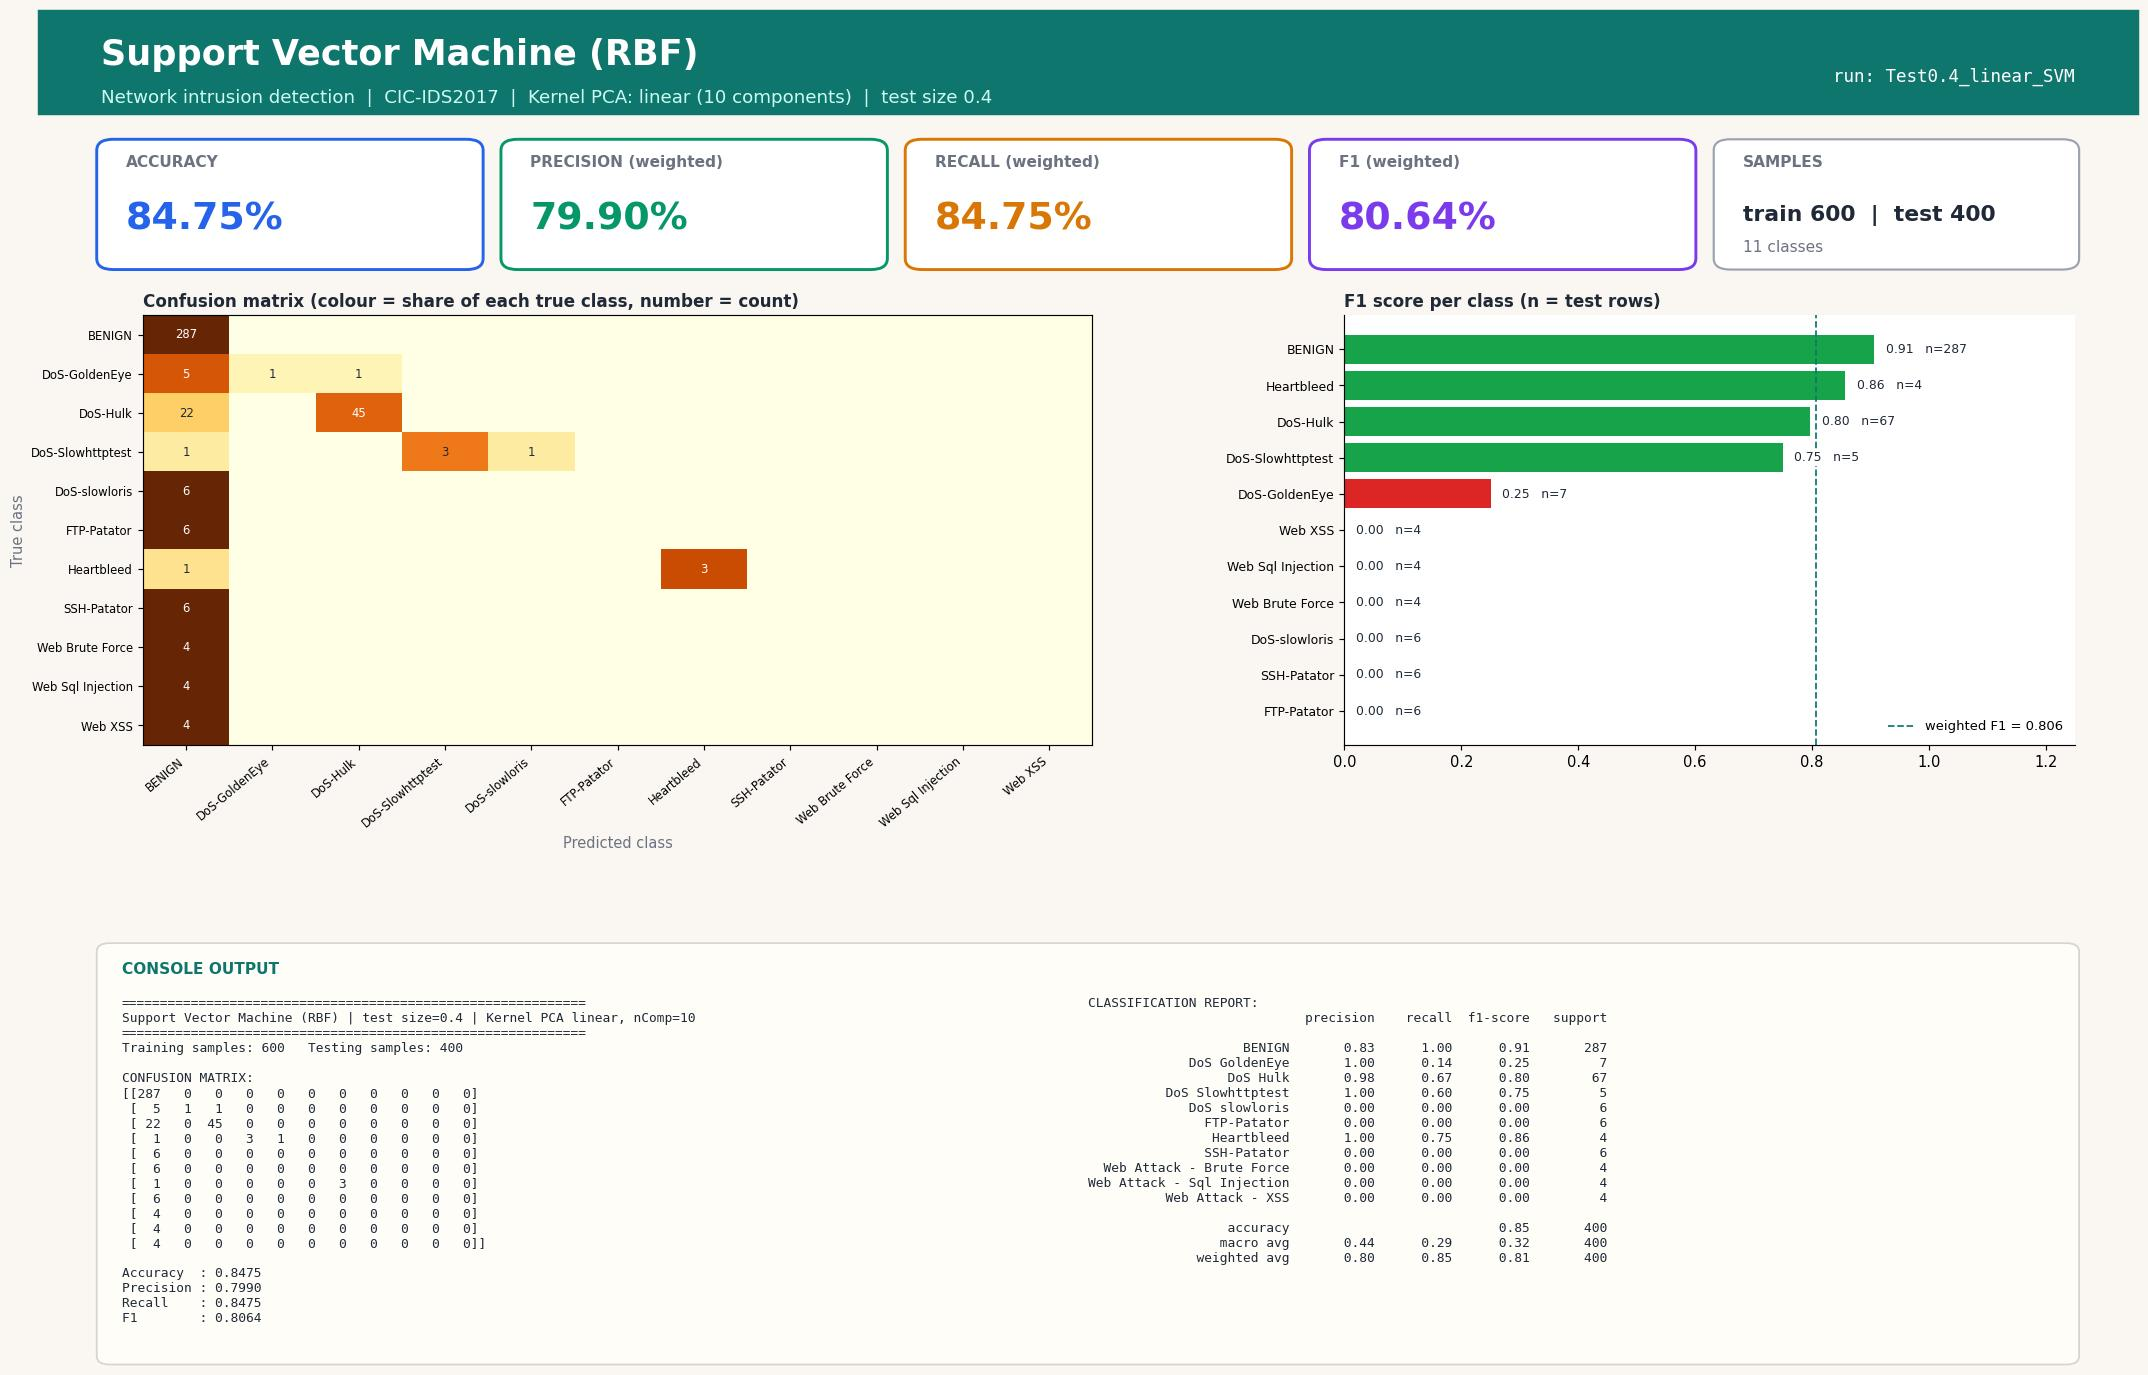

The Python source for this figure:
#!/usr/bin/env python3
"""Support Vector Machine (RBF) | Test size 0.4 | Kernel PCA kernel=linear, n_components=10
CIC-IDS2017 (Tue+Wed+Thu-morning) 1000-row stratified sample.
Run in any IDE (Spyder / VS Code / PyCharm / Jupyter): open the file and press Run, no arguments needed.
Saves next to this file: 'Test0.4_linear_SVM.jpg' - one image with the console output (confusion matrix, metrics, classification report) plus charts."""
import json, os
import numpy as np
import matplotlib.pyplot as plt
from sklearn.decomposition import KernelPCA
from sklearn.svm import SVC
from sklearn.metrics import (accuracy_score, classification_report, confusion_matrix,
                             f1_score, precision_score, recall_score)
from sklearn.model_selection import train_test_split
from sklearn.preprocessing import StandardScaler

TEST_SIZE, KERNEL, N_COMP, ALG, ALG_NAME = 0.4, "linear", 10, "SVM", "Support Vector Machine (RBF)"
try:
    HERE = os.path.dirname(os.path.abspath(__file__))
except NameError:                      # Jupyter / interactive console
    HERE = os.getcwd()
def _find_root():                      # folder that contains data/sample.npz (works from any working directory)
    for p in (HERE, os.path.join(HERE, ".."), os.path.join(HERE, "..", ".."), os.getcwd()):
        if os.path.exists(os.path.join(p, "data", "sample.npz")):
            return os.path.abspath(p)
    raise FileNotFoundError("data/sample.npz not found - run prepare_data.py or keep the repo folder structure")
ROOT = _find_root()
tag = f"Test{TEST_SIZE}_{KERNEL}_{ALG}"

# 1. LOAD cached, cleaned sample (see prepare_data.py)
d = np.load(os.path.join(ROOT, "data", "sample.npz"), allow_pickle=True)
X, y, class_names = d["X"], d["y"], [str(c).replace("�", "-") for c in d["classes"]]

# 2. SPLIT
X_train, X_test, y_train, y_test = train_test_split(
    X, y, test_size=TEST_SIZE, random_state=42, stratify=y)

# 3. SCALE (fit on train only)
scaler = StandardScaler()
X_train = scaler.fit_transform(X_train); X_test = scaler.transform(X_test)

# 4. DIMENSIONALITY REDUCTION: Kernel PCA (fit on train only; gamma = sklearn default 1/n_features)
kpca = KernelPCA(n_components=N_COMP, kernel=KERNEL, random_state=0)
X_train = kpca.fit_transform(X_train); X_test = kpca.transform(X_test)

# 5. CLASSIFIER
classifier = SVC(kernel="rbf", C=1.0, gamma="scale", random_state=0)
classifier.fit(X_train, y_train)
y_pred = classifier.predict(X_test)

# 6. METRICS
labels = np.arange(len(class_names))
cm = confusion_matrix(y_test, y_pred, labels=labels)
res = dict(test_size=TEST_SIZE, kernel=KERNEL, n_components=N_COMP, algorithm=ALG, model=ALG_NAME,
           n_train=int(len(y_train)), n_test=int(len(y_test)),
           accuracy=accuracy_score(y_test, y_pred),
           precision=precision_score(y_test, y_pred, average="weighted", zero_division=0),
           recall=recall_score(y_test, y_pred, average="weighted", zero_division=0),
           f1=f1_score(y_test, y_pred, average="weighted", zero_division=0))
report = classification_report(y_test, y_pred, labels=labels, target_names=class_names, zero_division=0)
lines = ["=" * 60, f"{ALG_NAME} | test size={TEST_SIZE} | Kernel PCA {KERNEL}, nComp={N_COMP}", "=" * 60,
         f"Training samples: {len(y_train)}   Testing samples: {len(y_test)}", "", "CONFUSION MATRIX:", np.array2string(cm), ""]
for k in ("accuracy", "precision", "recall", "f1"): lines.append(f"{k.capitalize():10s}: {res[k]:.4f}")
lines += ["", "CLASSIFICATION REPORT:", report]
console_output = "\n".join(lines); print(console_output)

# 7. VISUAL OUTPUT: ONE report-style image (banner, KPI cards, charts, console output) - real results only
from matplotlib.patches import FancyBboxPatch, Rectangle
short = [c.replace("Web Attack - ", "Web ").replace("DoS ", "DoS-") for c in class_names]
rep = classification_report(y_test, y_pred, labels=labels, target_names=class_names, zero_division=0, output_dict=True)
cmn = cm / np.maximum(cm.sum(axis=1, keepdims=True), 1)          # row-normalised = per-class recall
INK, MUTED, BG, ACC = "#1f2937", "#6b7280", "#faf7f2", "#0f766e"
fig = plt.figure(figsize=(20, 13.2), dpi=105, facecolor=BG)
fig.add_artist(Rectangle((0, 0.925), 1, 0.075, transform=fig.transFigure, color=ACC, zorder=0))
fig.text(0.03, 0.968, f"{ALG_NAME}", fontsize=24, fontweight="bold", color="white", va="center")
fig.text(0.03, 0.937, f"Network intrusion detection  |  CIC-IDS2017  |  Kernel PCA: {KERNEL} ({N_COMP} components)  |  test size {TEST_SIZE}",
         fontsize=12.5, color="#ccfbf1", va="center")
fig.text(0.97, 0.952, f"run: {tag}", fontsize=12, color="white", ha="right", va="center", family="monospace")

# KPI cards
cards = [("ACCURACY", res["accuracy"], "#2563eb"), ("PRECISION (weighted)", res["precision"], "#059669"),
         ("RECALL (weighted)", res["recall"], "#d97706"), ("F1 (weighted)", res["f1"], "#7c3aed")]
for i, (lab, v, col) in enumerate(cards):
    x0 = 0.03 + i * 0.1925
    fig.add_artist(FancyBboxPatch((x0, 0.815), 0.18, 0.09, boxstyle="round,pad=0.002,rounding_size=0.008", transform=fig.transFigure,
                                  facecolor="white", edgecolor=col, linewidth=2))
    fig.text(x0 + 0.012, 0.887, lab, fontsize=10.5, color=MUTED, fontweight="bold")
    fig.text(x0 + 0.012, 0.842, f"{v * 100:.2f}%", fontsize=26, color=col, fontweight="bold")
fig.add_artist(FancyBboxPatch((0.80, 0.815), 0.17, 0.09, boxstyle="round,pad=0.002,rounding_size=0.008", transform=fig.transFigure,
                              facecolor="white", edgecolor="#9ca3af", linewidth=1.5))
fig.text(0.812, 0.887, "SAMPLES", fontsize=10.5, color=MUTED, fontweight="bold")
fig.text(0.812, 0.848, f"train {res['n_train']}  |  test {res['n_test']}", fontsize=15, color=INK, fontweight="bold")
fig.text(0.812, 0.826, f"{len(class_names)} classes", fontsize=10.5, color=MUTED)

gs = fig.add_gridspec(1, 2, left=0.05, right=0.97, top=0.78, bottom=0.47, wspace=0.30, width_ratios=[1.3, 1])
ax1 = fig.add_subplot(gs[0, 0]); ax2 = fig.add_subplot(gs[0, 1])
for ax in (ax1, ax2): ax.set_facecolor("white")
im = ax1.imshow(cmn, cmap="YlOrBr", vmin=0, vmax=1, aspect="auto")
ax1.set_xticks(labels); ax1.set_yticks(labels); ax1.set_xticklabels(short, rotation=40, ha="right", fontsize=8); ax1.set_yticklabels(short, fontsize=8)
ax1.set_title("Confusion matrix (colour = share of each true class, number = count)", loc="left", fontsize=11.5, color=INK, fontweight="bold")
ax1.set_xlabel("Predicted class", color=MUTED); ax1.set_ylabel("True class", color=MUTED)
for a_ in labels:
    for b_ in labels:
        if cm[a_, b_]: ax1.text(b_, a_, cm[a_, b_], ha="center", va="center", fontsize=8, color="white" if cmn[a_, b_] > 0.6 else INK)
f1s = [rep[c]["f1-score"] for c in class_names]; sup = [int(rep[c]["support"]) for c in class_names]
order = np.argsort(f1s)
cols = ["#dc2626" if f1s[i] < 0.34 else "#f59e0b" if f1s[i] < 0.67 else "#16a34a" for i in order]
ax2.barh(range(len(order)), [f1s[i] for i in order], color=cols)
ax2.set_yticks(range(len(order))); ax2.set_yticklabels([short[i] for i in order], fontsize=8.5); ax2.set_xlim(0, 1.25)
ax2.set_title("F1 score per class (n = test rows)", loc="left", fontsize=11.5, color=INK, fontweight="bold")
for k, i in enumerate(order): ax2.text(f1s[i] + 0.02, k, f"{f1s[i]:.2f}   n={sup[i]}", va="center", fontsize=8.5, color=INK, zorder=5, bbox=dict(facecolor="white", edgecolor="none", pad=1))
for sp in ("top", "right"): ax2.spines[sp].set_visible(False)
ax2.axvline(res["f1"], color=ACC, ls="--", lw=1.2, label=f"weighted F1 = {res['f1']:.3f}"); ax2.legend(loc="lower right", fontsize=9, frameon=False)

# console output panel (same text that is printed to the console)
fig.add_artist(FancyBboxPatch((0.03, 0.025), 0.94, 0.30, boxstyle="round,pad=0.002,rounding_size=0.006", transform=fig.transFigure,
                              facecolor="#fffdf8", edgecolor="#d6d3d1", linewidth=1.2))
fig.text(0.04, 0.305, "CONSOLE OUTPUT", fontsize=10.5, color=ACC, fontweight="bold")
split_at = lines.index("CLASSIFICATION REPORT:")
fig.text(0.04, 0.288, "\n".join(lines[:split_at]), family="monospace", fontsize=8.8, color=INK, va="top")
fig.text(0.50, 0.288, "\n".join(lines[split_at:]), family="monospace", fontsize=8.8, color=INK, va="top")
plt.savefig(os.path.join(HERE, tag + ".jpg"), format="jpg", bbox_inches="tight", facecolor=BG)
if os.environ.get("ACN_NO_SHOW") != "1": plt.show()   # IDEs display the image; run_all.py disables this
plt.close()

os.makedirs(os.path.join(ROOT, "results", "json"), exist_ok=True)
with open(os.path.join(ROOT, "results", "json", tag + ".json"), "w") as f: json.dump(res, f)
